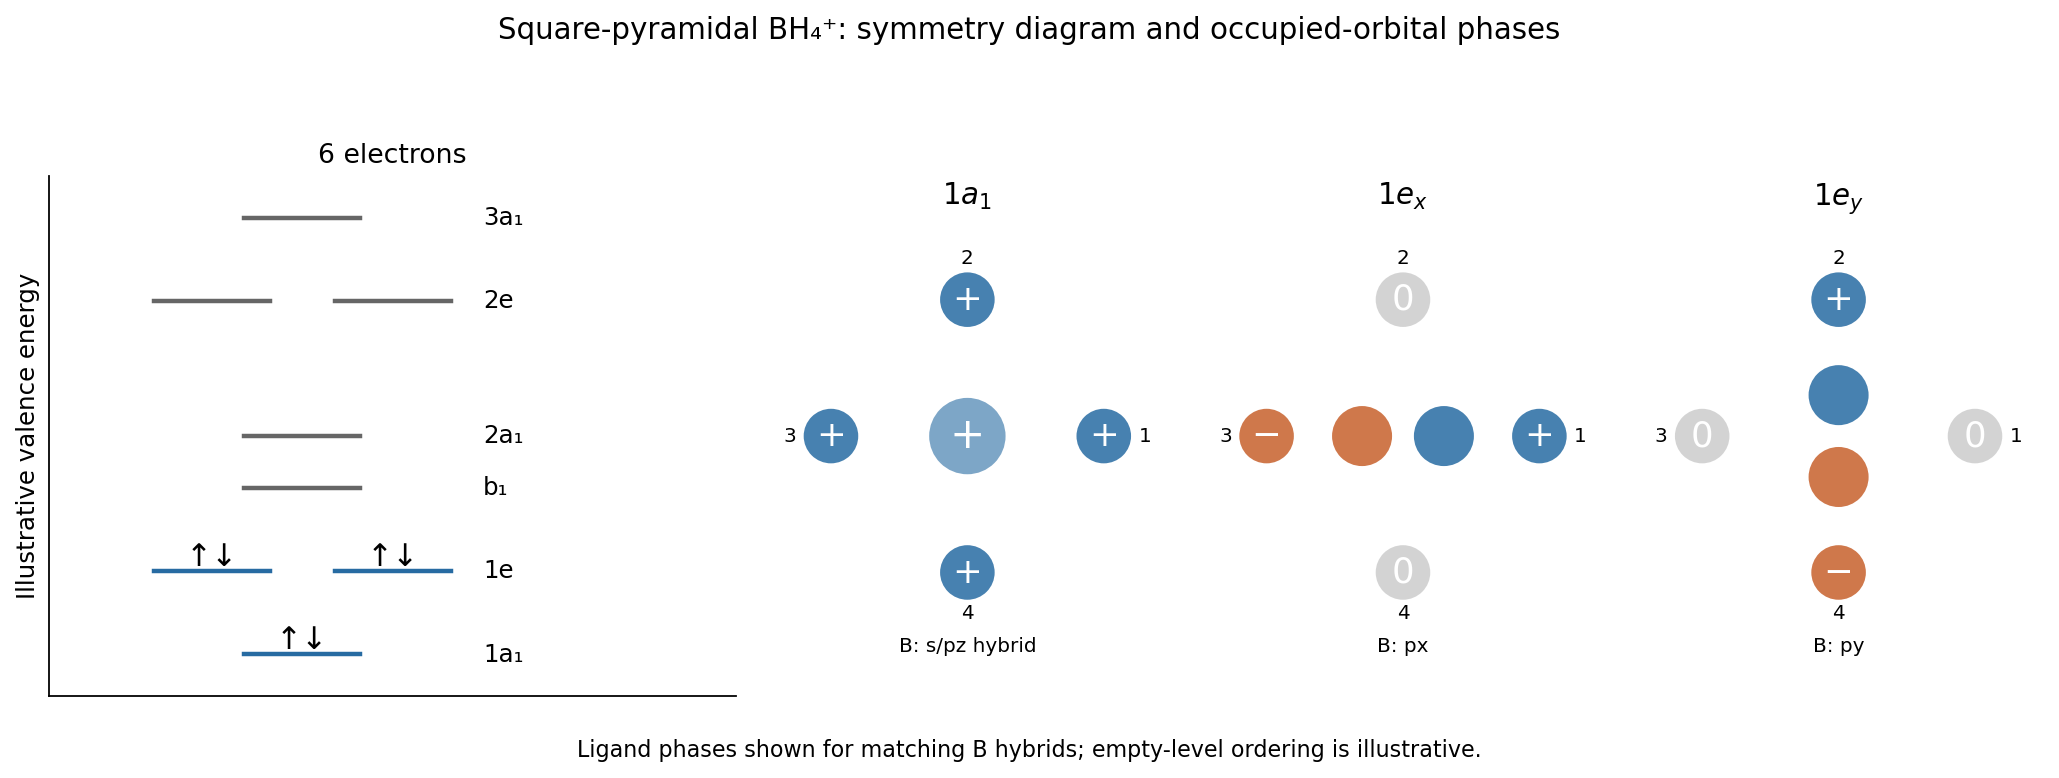

Generate this figure with Python:
#!/usr/bin/env python3
"""Original solution figure. Python 3.14; numpy and matplotlib."""
import numpy as np
import matplotlib
matplotlib.use("Agg")
import matplotlib.pyplot as plt
from matplotlib.patches import Circle
plt.rcParams.update({"font.size":11,"axes.spines.top":False,"axes.spines.right":False})
BLUE="#276ba2"
ORANGE="#c7602b"

fig=plt.figure(figsize=(13,4.8));gs=fig.add_gridspec(1,4,width_ratios=[2.1,1.25,1.25,1.25]);ax=fig.add_subplot(gs[0])
levels=[(-2.6,'1a₁',1,True),(-1.8,'1e',2,True),(-1,'b₁',1,False),(-.5,'2a₁',1,False),(.8,'2e',2,False),(1.6,'3a₁',1,False)]
for y,l,n,filled in levels:
 for x in ([.25,.75] if n==2 else [.5]):
  ax.plot([x-.16,x+.16],[y,y],c=BLUE if filled else '0.4',lw=2)
  if filled:ax.text(x,y+.05,'↑↓',ha='center',fontsize=14)
 ax.text(1.,y,l,va='center',fontsize=11)
ax.set(xlim=(-.2,1.7),ylim=(-3,2),ylabel='Illustrative valence energy');ax.set_xticks([]);ax.set_yticks([]);ax.set_title('6 electrons',fontsize=12)
xy=np.array([[1,0],[0,1],[-1,0],[0,-1]])
for index,(label,signs) in enumerate([(r'$1a_1$',(1,1,1,1)),(r'$1e_x$',(1,0,-1,0)),(r'$1e_y$',(0,1,0,-1))],1):
 a=fig.add_subplot(gs[index]);a.set_aspect('equal');a.axis('off');a.set(xlim=(-1.5,1.5),ylim=(-1.6,1.6));a.set_title(label)
 for j,((x,y),sgn) in enumerate(zip(xy,signs),1):
  color=BLUE if sgn>0 else ORANGE if sgn<0 else '0.8'
  a.add_patch(Circle((x,y),.20,facecolor=color,alpha=.85));a.text(x,y,'+' if sgn>0 else '−' if sgn<0 else '0',color='white',ha='center',va='center',fontsize=16)
  a.text(x*1.3,y*1.3,str(j),ha='center',va='center',fontsize=9)
 if index==1:
  a.add_patch(Circle((0,0),.28,facecolor=BLUE,alpha=.6));a.text(0,0,'+',ha='center',va='center',color='white',fontsize=19);a.text(0,-1.58,'B: s/pz hybrid',ha='center',fontsize=9)
 else:
  vec=np.array([1,0]) if index==2 else np.array([0,1])
  for sign,col in [(1,BLUE),(-1,ORANGE)]:
   a.add_patch(Circle(sign*.30*vec,.22,facecolor=col,alpha=.85))
  a.text(0,-1.58,'B: '+('px' if index==2 else 'py'),ha='center',fontsize=9)
fig.suptitle('Square-pyramidal BH₄⁺: symmetry diagram and occupied-orbital phases')
fig.text(.5,.015,'Ligand phases shown for matching B hybrids; empty-level ordering is illustrative.',ha='center',fontsize=10)
fig.tight_layout(rect=(0,.06,1,.92))
fig.savefig("paper-2b-bh4-orbitals.png", dpi=160, bbox_inches="tight", facecolor="white")
plt.close(fig)
